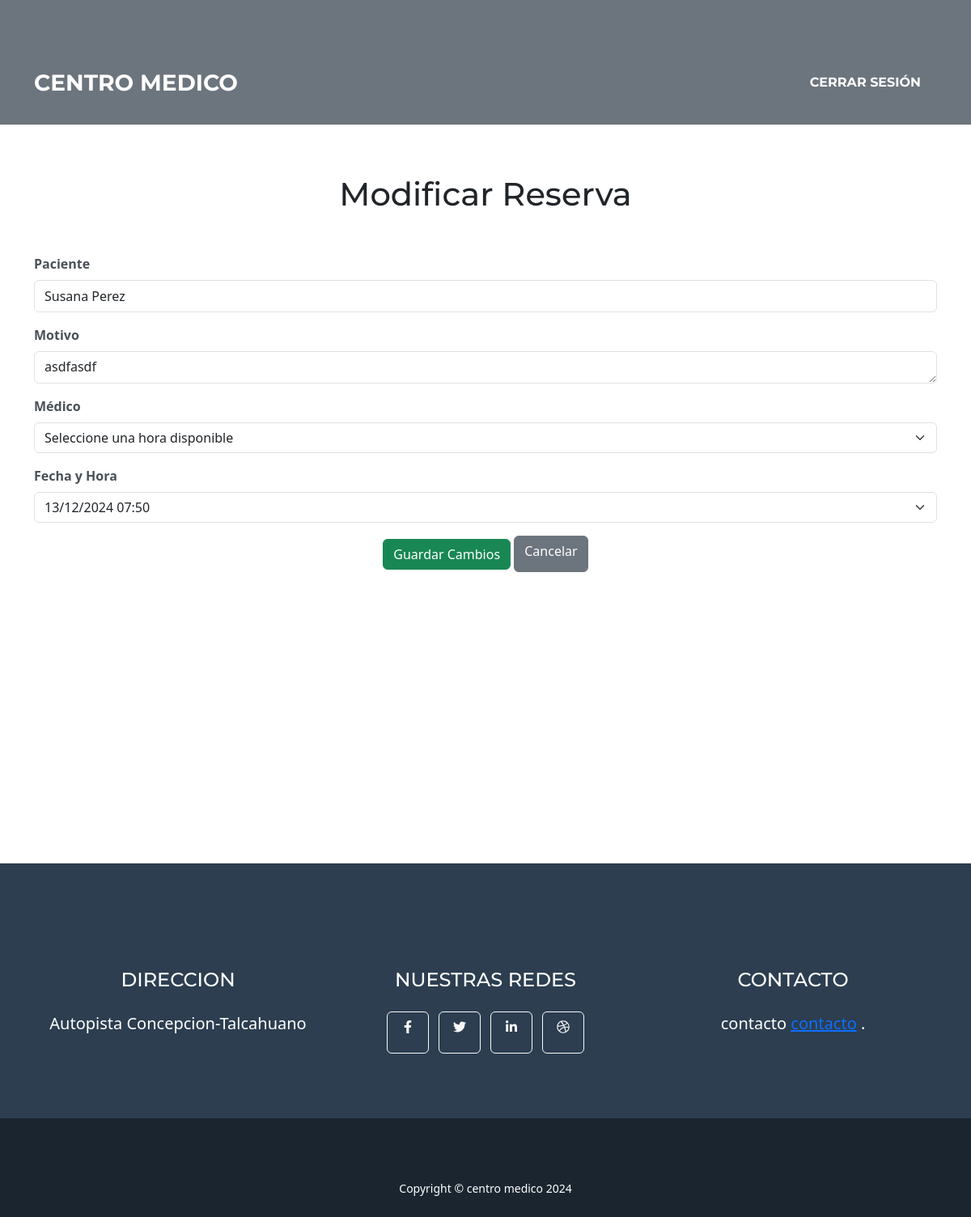
The page /reservas/modificar/11/ (signed in) on the database its author committed.
### ficha_medica/models.py (models this page shows, shortened)
class Reserva(models.Model):
    paciente = models.ForeignKey(Paciente, on_delete=models.CASCADE)
    especialidad = models.ForeignKey(Especialidad, on_delete=models.CASCADE)
    medico = models.ForeignKey(Medico, on_delete=models.CASCADE)
    fecha_reserva = models.ForeignKey(Disponibilidad, on_delete=models.CASCADE)
    motivo = models.TextField()
    recepcionista = models.ForeignKey(User, on_delete=models.SET_NULL, null=True, blank=True)  # Agregar este campo
    class Meta:
        verbose_name = "Reserva"
        verbose_name_plural = "Reservas"

class Paciente(models.Model):
    rut = models.CharField(max_length=12, unique=True)  # Ejemplo: 12345678-9
    nombre = models.CharField(max_length=100)
    fecha_nacimiento = models.DateField(blank=True, null=True)  # Campo adicional
    direccion = models.TextField(blank=True, null=True)
    telefono = models.CharField(max_length=15, blank=True, null=True)
    email = models.EmailField(blank=True, null=True)
    class Meta:
        verbose_name = "Paciente"
        verbose_name_plural = "Pacientes"

class Disponibilidad(models.Model):
    medico = models.ForeignKey('Medico', on_delete=models.CASCADE)
    fecha_disponible = models.DateTimeField()
    ocupada = models.BooleanField(default=False)
    class Meta:
        verbose_name = "Disponibilidad"
        verbose_name_plural = "Disponibilidades"

### ficha_medica/utils.py (the view)
        def _wrapped_view(request, *args, **kwargs):
            if not request.user.groups.filter(name=role_name).exists():
                return HttpResponseForbidden(f"No tienes acceso al rol requerido: {role_name}.")
            return view_func(request, *args, **kwargs)

### ficha_medica/utils.py (called while the page is built)
def role_required(role_name):
    def decorator(view_func):
        def _wrapped_view(request, *args, **kwargs):
            if not request.user.groups.filter(name=role_name).exists():
                return HttpResponseForbidden(f"No tienes acceso al rol requerido: {role_name}.")
            return view_func(request, *args, **kwargs)
        return _wrapped_view
    return decorator

### ficha_medica/views.py (called while the page is built, shortened)
@login_required
@role_required('Recepcionista')
def modificar_reserva(request, reserva_id):
    reserva = get_object_or_404(Reserva, id=reserva_id)
    medicos = Medico.objects.all()
    context = {
        'reserva': reserva,
        'medicos': medicos,
    }
    return render(request, 'reservas/modificar_reserva.html', context)

### ficha_medica/templates/reservas/modificar_reserva.html (shortened to what this page needs)
{% extends 'core/base.html' %}
{% block content %}
<br><br><br>
<h1 class="text-center mb-4">Modificar Reserva</h1>
<div class="container">
    <form method="post">
        <div class="mb-3">
            <label for="paciente" class="form-label">Paciente</label>
            <input type="text" id="paciente" class="form-control" value="{{ reserva.paciente.nombre }}" readonly>
        </div>
        <div class="mb-3">
            <label for="motivo" class="form-label">Motivo</label>
            <textarea id="motivo" name="motivo" class="form-control" rows="3" required>{{ reserva.motivo }}</textarea>
        </div>
        <div class="mb-3">
            <label for="medico" class="form-label">Médico</label>
            <select id="fecha_reserva" name="fecha_reserva" class="form-select" required>
                <option value="">Seleccione una hora disponible</option>
            </select>
        </div>
        <div class="mb-3">
            <label for="fecha_reserva" class="form-label">Fecha y Hora</label>
            <select id="fecha_reserva" name="fecha_reserva" class="form-select" required>
                <option value="{{ reserva.fecha_reserva.id }}" selected>
                    {{ reserva.fecha_reserva.fecha_disponible|date:"d/m/Y H:i" }}
                </option>
            </select>
        </div>
        <div class="text-center">
            <button type="submit" class="btn btn-success">Guardar Cambios</button>
            <a href="{% url 'listar_reservas' %}" class="btn btn-secondary">Cancelar</a>
        </div>
    </form>
</div>
{% endblock %}

### rows shown on the page
Reserva: paciente.nombre "Susana Perez", motivo "asdfasdf", fecha_reserva "13/12/2024 07:50"
